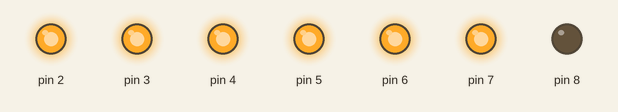
Simulated run of this sketch. Board: Arduino Uno, built with avr-gcc and run on an emulated ATmega328P. Shown: output pins drawn as LEDs (lit = HIGH).

Above: at 0.5 s.
At 2.5 s:
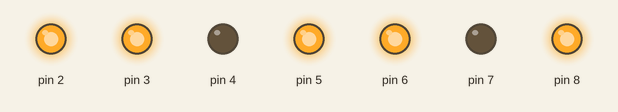
At 3.5 s:
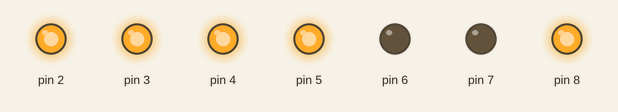
At 5.5 s:
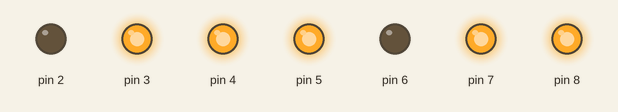
At 8.5 s:
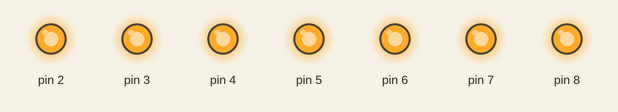
At 11.5 s:
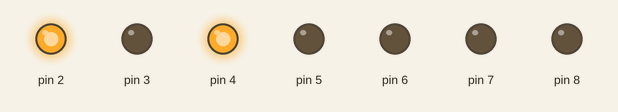
Timing chart, 0 to 13.0 s (numbered marks = the images above):
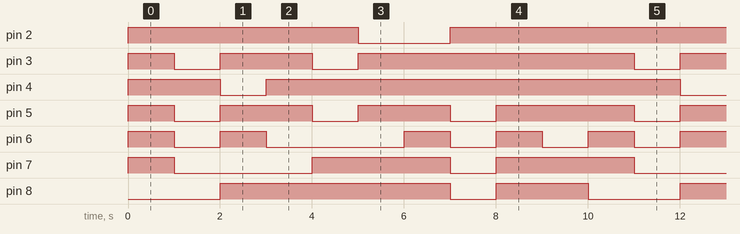

The sketch:

sketch_apr02e.ino
```cpp
unsigned char data[10][7] = {
    {1,1,1,1,1,1,0}, //0
    {1,0,1,0,0,0,0}, //1
    {1,1,0,1,1,0,1}, //2
    {1,1,1,1,0,0,1}, //3
    {1,0,1,0,0,1,1}, //4
    {0,1,1,1,0,1,1}, //5
    {0,1,1,1,1,1,1}, //6
    {1,1,1,0,0,0,0}, //7
    {1,1,1,1,1,1,1}, //8
    {1,1,1,1,0,1,1} //9
};

void setup()
{
    pinMode(2, OUTPUT); //a
    pinMode(3, OUTPUT); //b
    pinMode(4, OUTPUT); //c
    pinMode(5, OUTPUT); //d
    pinMode(6, OUTPUT); //e
    pinMode(7, OUTPUT); //f
    pinMode(8, OUTPUT); //g
}

void loop()
{
    int i = 0;
    int j = 0;

    for (i = 0; i < 10; i++){
        for (j = 0; j < 7; j++){
            digitalWrite((j+2), data[i][j]);
        }
        delay(1000);
    }
}
```

Measured:
- by itself, pin 2: repeats every 10.0 s: LOW 2.0 s, HIGH 8.0 s
- by itself, pin 3: repeats every 10.0 s: LOW 1.0 s, HIGH 2.0 s, LOW 1.0 s, HIGH 6.0 s
- by itself, pin 4: repeats every 10.0 s: LOW 1.0 s, HIGH 9.0 s
- by itself, pin 5: repeats every 10.0 s: 2 × (LOW 1.0 s, HIGH 2.0 s), LOW 1.0 s, HIGH 3.0 s
- by itself, pin 6: repeats every 10.0 s: LOW 1.0 s, HIGH 1.0 s, LOW 3.0 s, 2 × (HIGH 1.0 s, LOW 1.0 s), HIGH 1.0 s
- by itself, pin 7: repeats every 10.0 s: LOW 3.0 s, HIGH 3.0 s, LOW 1.0 s, HIGH 3.0 s
- by itself, pin 8: repeats every 10.0 s: LOW 1.0 s, HIGH 2.0 s, LOW 2.0 s, HIGH 5.0 s
